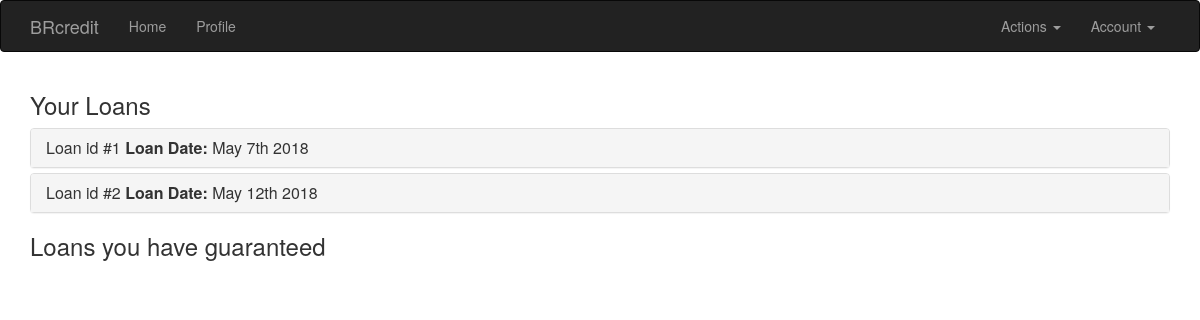
Screenshot of /manage-loans (signed in) with the database file from the repository.
### app/models.py (models this page shows)
class Loan(db.Model):
    __tablename__ = 'loan'
    id = db.Column(db.Integer, primary_key=True)
    application_id = db.Column(db.Integer, db.ForeignKey('application.id'))
    status = db.Column(db.String(64), default='good')
    missed_payments = db.Column(db.Integer, default=0)
    principal = db.Column(db.Numeric())
    outstanding = db.Column(db.Numeric())
    terms_id = db.Column(db.Integer, db.ForeignKey('terms.id'))
    loan_date = db.Column(db.DateTime())
    borrower_id = db.Column(db.Integer, db.ForeignKey('users.id'))
    guarantor_id = db.Column(db.Integer, db.ForeignKey('users.id'))
    borrower = db.relationship("User",
        foreign_keys=[borrower_id],
        backref='borrow_loans')
    guarantor = db.relationship("User",
        foreign_keys=[guarantor_id],
        backref='guarantee_loans')
    terms = db.relationship("Terms",
        foreign_keys=[terms_id],
        backref='loans')
    application = db.relationship("Application",
        foreign_keys=[application_id],
        uselist=False,
        backref='loan')

### app/main/views.py (the view)
@main.route('/manage-loans', methods=['GET', 'POST'])
@login_required
def manage_loans():
    user = current_user._get_current_object()
    borrower_loans = user.borrow_loans
    guarantor_loans = user.guarantee_loans
    return render_template('manage_loans.html',
        borrower_loans=borrower_loans, guarantor_loans=guarantor_loans)

### app/auth/views.py (called while the page is built)
@auth.before_app_request
def before_request():
    if current_user.is_authenticated:
        current_user.ping()
        if not current_user.confirmed \
                and request.endpoint \
                and request.blueprint != 'auth' \
                and request.endpoint != 'static':
            return redirect(url_for('auth.unconfirmed'))

### app/models.py (called while the page is built)
@login_manager.user_loader
def load_user(user_id):
    return User.query.get(int(user_id))

    def is_administrator(self):
        if self.role:
            if self.role.id == 2:
                return True
        else:
            return False

    def ping(self):
        self.last_seen = datetime.utcnow()
        db.session.add(self)

### app/templates/manage_loans.html (shortened to what this page needs)
{% extends "base.html" %}
{% import "bootstrap/wtf.html" as wtf %}
{% block page_content %}
<div class="pending-tabs">
    {% include '_borrower_loans.html' %}
    {% include '_guarantor_loans.html' %}
</div>
{% endblock %}

### app/templates/_borrower_loans.html (shortened to what this page needs)
{% if borrower_loans|length > 0 %}
    <div class="section-header">
        <h3>Your Loans</h3>
    </div>
{% endif %}
<div class="panel-group" id="accordion" role="tablist" aria-multiselectable="true">
    {% for loan in borrower_loans %}
    <div class="panel panel-default">
        <div class="panel-heading" role="tab" id="heading{{ loan.id }}">
            <h4 class="panel-title">
                <a role="button" data-toggle="collapse" data-parent="#accordion" href="#collapse{{ loan.id }}" aria-expanded="false" aria-controls="collapse{{ loan.id }}">
                Loan id #{{ loan.id }} <b>Loan Date: </b>{{ moment(loan.loan_date).format("MMM Do YYYY") }}
                </a>
            </h4>
        </div>
</div>
{% endfor %}
</div>

### rows the page displays
Loan: id "1", loan_date "May 7th 2018"
Loan: id "2", loan_date "May 12th 2018"
